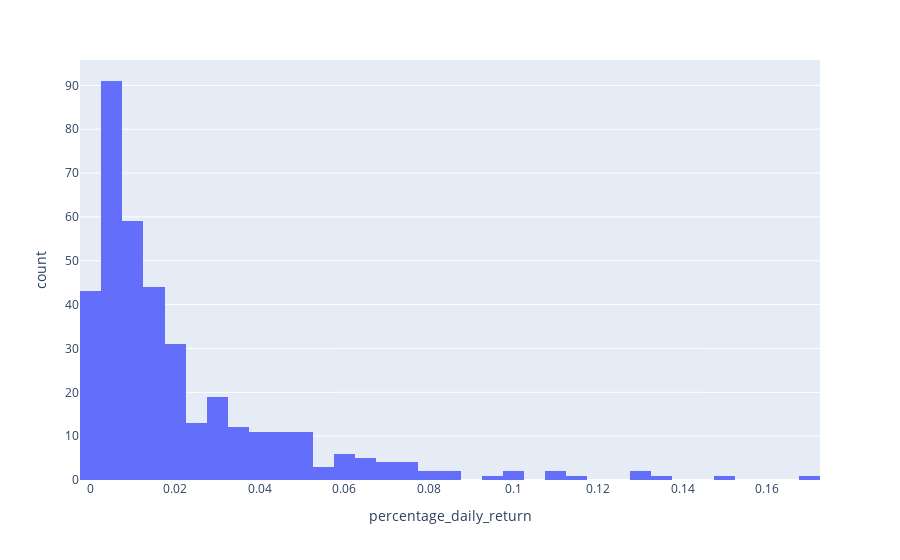

Notebook cell for this chart:
### Code cell
# show perecentages of wrong predictions histogramm

dfwrongs.abs().sort_values("percentage_daily_return")
fig = px.histogram(dfwrongs.abs(), x="percentage_daily_return")
fig.show()

### Figure 1 — Plotly figure (JSON) as saved in the notebook; plotly's stock layout.template omitted (floating-point values rounded to 4 significant figures; data arrays with more than 128 entries replaced by an {"elided": "..."} marker saying what was removed)
{"data": [{"alignmentgroup": "True", "bingroup": "x", "hovertemplate": "percentage_daily_return=%{x}<br>count=%{y}<extra></extra>", "legendgroup": "", "marker": {"color": "#636efa"}, "name": "", "offsetgroup": "", "orientation": "v", "showlegend": false, "type": "histogram", "x": {"elided": "382 float values"}, "xaxis": "x", "yaxis": "y"}], "layout": {"barmode": "relative", "legend": {"tracegroupgap": 0}, "margin": {"t": 60}, "xaxis": {"anchor": "y", "domain": [0, 1], "title": {"text": "percentage_daily_return"}}, "yaxis": {"anchor": "x", "domain": [0, 1], "title": {"text": "count"}}}}
